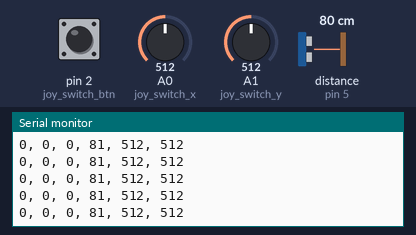
Bench run of a sketch on a simulated Arduino Uno, built with avr-gcc and run on an emulated ATmega328P. Parts: the last lines printed to the serial monitor. The test bench sets the inputs (shaded band); at power-on: A1 (joy_switch_y) = 512, pin 2 (joy_switch_btn) HIGH, A0 (joy_switch_x) = 512, distance to the obstacle (sensor on pin 5) 80 cm. The echo pulse lasts 58.3 µs per cm; random numbers use the default seed unless the sketch sets one.

Above: at 7.2 s.
7.3 s: A1 (joy_switch_y) set to 986
At 7.32 s:
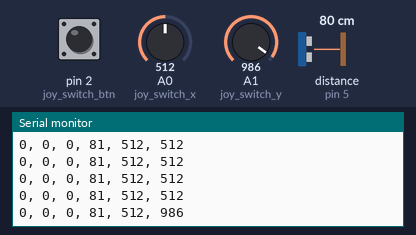
10.3 s: A1 (joy_switch_y) set to 1017
At 10.3 s:
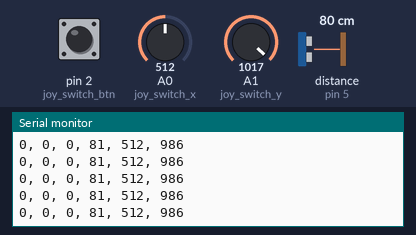
Timing chart, 0 to 13.3 s (numbered marks = the images above; inputs shaded):
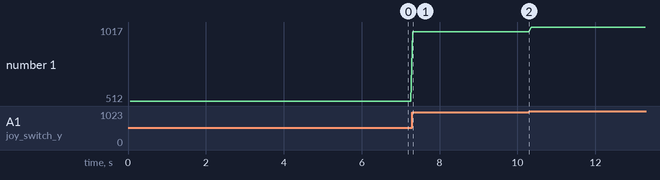

The sketch:

arduino_serial.ino
```cpp
#include <NewPing.h> // By Tim Eckel

const int trigger_pin = 6;
const int echo_pin = 5;
const int max_distance = 200;
const byte joy_switch_btn = 2;
const byte joy_switch_x = A0;
const byte joy_switch_y = A1;
volatile int r_color = 0;
volatile int g_color = 0;
volatile int b_color = 0;
volatile byte click_counter = -1;
int current_distance = 0;

// NewPing setup of pins and maximum distance
NewPing sonar(trigger_pin, echo_pin, max_distance);

void setup() {
  Serial.begin(9600);
  // Interrupt #, method, Falling/Rising/Change
  attachInterrupt(0, change_color, FALLING);

  pinMode(joy_switch_btn, INPUT_PULLUP);
}

void loop() {
  delay(50); // Arbitrarily chose 50 milliseconds

  current_distance = sonar.ping_cm();

  Serial.print(r_color);
  Serial.print(", ");
  Serial.print(g_color);
  Serial.print(", ");
  Serial.print(b_color);
  Serial.print(", ");
  Serial.print(current_distance);
  Serial.print(", ");

  int x_pos = analogRead(joy_switch_x);
  int y_pos = analogRead(joy_switch_y);

  Serial.print(x_pos);
  Serial.print(", ");
  Serial.println(y_pos);
}

void change_color() {
  click_counter++;

  if(click_counter == 0) {
    r_color = random(0, 255);
    g_color = random(0, 255);
    b_color = random(0, 255);
  } else if(click_counter > 3) {
    click_counter = -1;
  }
}
```

Measured:
- after the input at 7.3 s, the serial monitor: prints a new line at once (image 1)
- plotted number 1: 512 → 986 after the input at 7.3 s, 986 → 1017 after the input at 10.3 s
